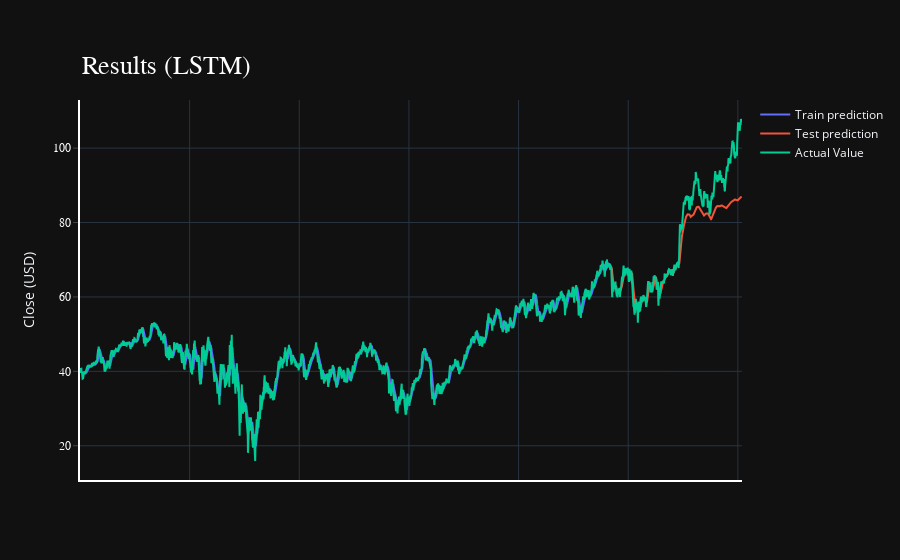

Notebook cell for this chart:
### Code cell
import plotly.express as px
import plotly.graph_objects as go

fig = go.Figure()
fig.add_trace(go.Scatter(go.Scatter(x=result.index, y=result[0],
                    mode='lines',
                    name='Train prediction')))
fig.add_trace(go.Scatter(x=result.index, y=result[1],
                    mode='lines',
                    name='Test prediction'))
fig.add_trace(go.Scatter(go.Scatter(x=result.index, y=result[2],
                    mode='lines',
                    name='Actual Value')))

fig.update_layout(
    xaxis=dict(
        showline=True,
        showgrid=True,
        showticklabels=False,
        linecolor='white',
        linewidth=2
    ),
    yaxis=dict(
        title_text='Close (USD)',
        showline=True,
        showgrid=True,
        showticklabels=True,
        linecolor='white',
        linewidth=2,
        ticks='outside',
        tickfont=dict(
            family='Rockwell',
            size=12,
            color='white',
        ),
    ),
    showlegend=True,
    template = 'plotly_dark'

)

annotations = []
annotations.append(dict(xref='paper', yref='paper', x=0.0, y=1.05,
                              xanchor='left', yanchor='bottom',
                              text='Results (LSTM)',
                              font=dict(family='Rockwell',
                                        size=26,
                                        color='white'),
                              showarrow=False))
fig.update_layout(annotations=annotations)

fig.show()

### Figure 1 — Plotly figure (JSON) as saved in the notebook; plotly's stock layout.template omitted (floating-point values rounded to 4 significant figures; data arrays with more than 128 entries replaced by an {"elided": "..."} marker saying what was removed)
{"data": [{"mode": "lines", "name": "Train prediction", "type": "scatter", "x": {"elided": "3020 int values"}, "y": {"elided": "3020 float values"}}, {"mode": "lines", "name": "Test prediction", "type": "scatter", "x": {"elided": "3020 int values"}, "y": {"elided": "3020 float values"}}, {"mode": "lines", "name": "Actual Value", "type": "scatter", "x": {"elided": "3020 int values"}, "y": {"elided": "3020 float values"}}], "layout": {"annotations": [{"font": {"color": "white", "family": "Rockwell", "size": 26}, "showarrow": false, "text": "Results (LSTM)", "x": 0, "xanchor": "left", "xref": "paper", "y": 1.05, "yanchor": "bottom", "yref": "paper"}], "showlegend": true, "xaxis": {"linecolor": "white", "linewidth": 2, "showgrid": true, "showline": true, "showticklabels": false}, "yaxis": {"linecolor": "white", "linewidth": 2, "showgrid": true, "showline": true, "showticklabels": true, "tickfont": {"color": "white", "family": "Rockwell", "size": 12}, "ticks": "outside", "title": {"text": "Close (USD)"}}}}
